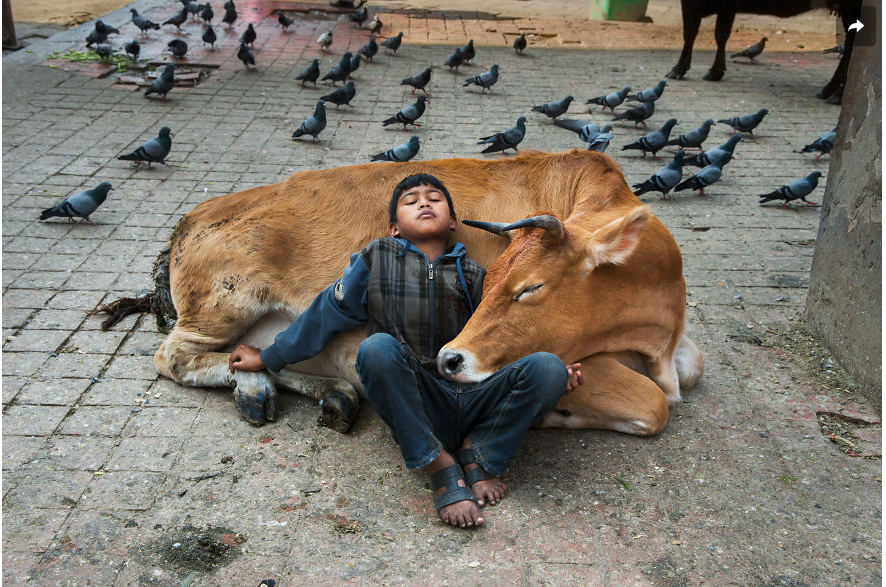
#> input picture test.png, 886 x 587 px
$ python face_detection.py
#> lines starting #> are read from the running program, lines starting #| are printed output that depends on the picture
### basic_editor.py
# AI Photo Editor — Phase 1
# Basic Editor: crop, resize, rotate, flip, brightness, contrast, blur, sharpen, grayscale

import cv2
import numpy as np
from pathlib import Path

PROJECT_ROOT = Path(__file__).resolve().parent

# ──────────────────────────────
# LOAD IMAGE
# ──────────────────────────────
def load_default_image(path=None):
    global img, original, h, w

    if path is None:
        path = PROJECT_ROOT / "test.png"

    img = cv2.imread(str(path))
    if img is None:
        print(f"Warning: default image not found at {path}.")
        original = None
        h = 0
        w = 0
        return None

    original = img.copy()
    h, w = img.shape[:2]
    return original

img = None
original = None
h = 0
w = 0
load_default_image()
#> in load_default_image, img is the input picture: shape (587, 886, 3); mean B, G, R 109.8, 120.2, 126.6


# PIPELINE STATE
# inital values for the trackbars

state = {
    "brightness": 100,
    "contrast":   10,
    "blur":       1,
    "sharpen":    0,
    "grayscale":  0,
    "scale":      100,
    "rotate":     0,
    "flip":       0,
    "crop_x":     0,
    "crop_y":     0,
    "crop_w":     w,
    "crop_h":     h,
}

def nothing(x):
    pass


# OPERATIONS

def apply_grayscale(image):
    gray = cv2.cvtColor(image, cv2.COLOR_BGR2GRAY)
    return cv2.cvtColor(gray, cv2.COLOR_GRAY2BGR)

def apply_brightness(image, val):
    actual   = val - 100
    hsv      = cv2.cvtColor(image, cv2.COLOR_BGR2HSV)
    hh, s, v = cv2.split(hsv)
    v        = cv2.add(v, actual)
    return cv2.cvtColor(cv2.merge([hh, s, v]), cv2.COLOR_HSV2BGR)

def apply_contrast(image, val):
    alpha = max(val / 10.0, 0.1)
    return cv2.convertScaleAbs(image, alpha=alpha, beta=0)

# [12 lines left out: functions apply_blur, apply_sharpen, not called in this run]

def apply_resize(image, scale):
    ih, iw = image.shape[:2]
    new_w  = max(1, int(iw * scale / 100))
    new_h  = max(1, int(ih * scale / 100))
    return cv2.resize(image, (new_w, new_h))

def apply_rotate(image, angle):
    if angle == 0: return image
    ih, iw = image.shape[:2]
    center = (iw // 2, ih // 2)
    matrix = cv2.getRotationMatrix2D(center, -angle, 1.0)
    return cv2.warpAffine(image, matrix, (iw, ih))

def apply_flip(image, mode):
    if   mode == 0: return image
    elif mode == 1: return cv2.flip(image, 1)
    elif mode == 2: return cv2.flip(image, 0)
    elif mode == 3: return cv2.flip(image, -1)

def apply_crop(image):
    ih, iw = image.shape[:2]
    x  = min(state["crop_x"], iw - 1)
    y  = min(state["crop_y"], ih - 1)
    cw = min(state["crop_w"], iw - x)
    ch = min(state["crop_h"], ih - y)
    if cw < 1: cw = 1
    if ch < 1: ch = 1
    return image[y:y+ch, x:x+cw]


# PIPELINE

def run_pipeline():
    if original is None:
        return None

    result = original.copy()

    result = apply_crop(result)
#> in apply_crop, `x  = min(state["crop_x"], iw - 1)`: x = 0
#> in apply_crop, `cw = min(state["crop_w"], iw - x)`: cw = 886
#> in apply_crop, `ch = min(state["crop_h"], ih - y)`: ch = 587
    result = apply_resize(result,     state["scale"])
    result = apply_rotate(result,     state["rotate"])
    result = apply_flip(result,       state["flip"])
    result = apply_brightness(result, state["brightness"])
#> in apply_brightness, `hsv      = cv2.cvtColor(image, cv2.COLOR_BGR2HSV)`: hsv: shape (587, 886, 3); mean H, S, V 42.9, 50.7, 130.6
#> in apply_brightness, `hh, s, v = cv2.split(hsv)`:
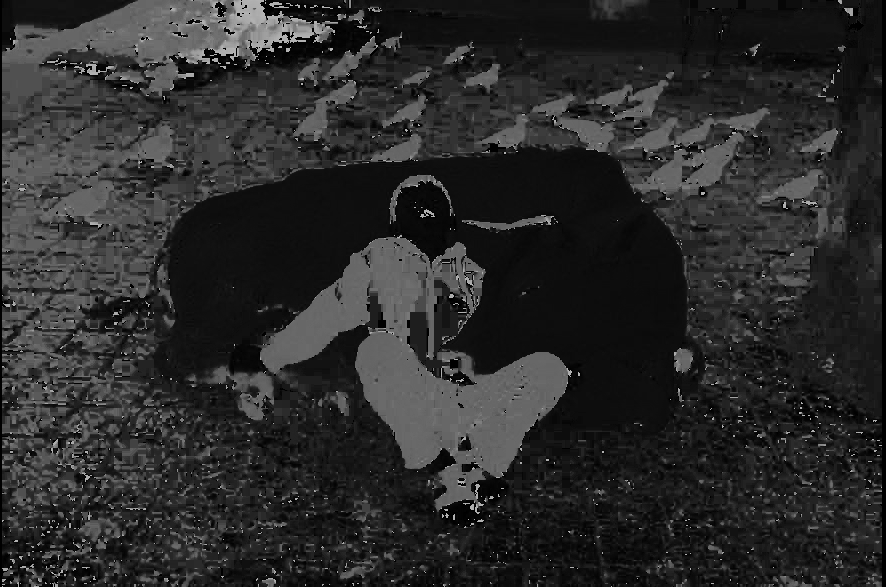
#> hh: shape (587, 886); min 0, max 179, mean 42.9
#> in apply_brightness, `hh, s, v = cv2.split(hsv)`:
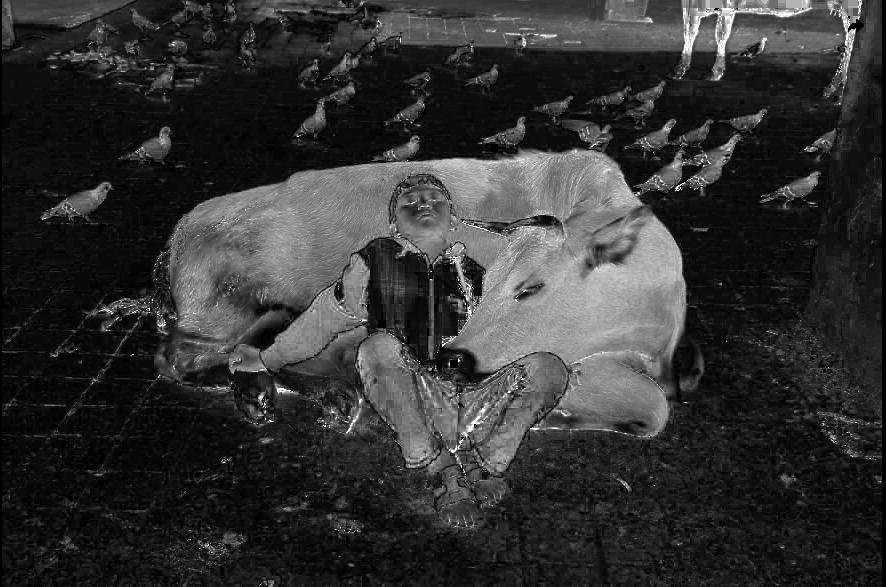
#> s: shape (587, 886); min 0, max 255, mean 50.7
#> in apply_brightness, `hh, s, v = cv2.split(hsv)`:
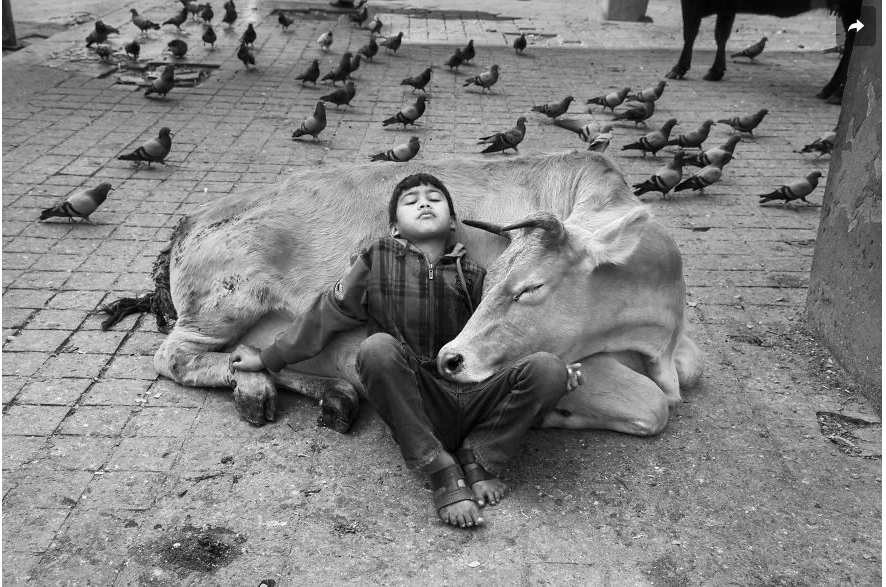
#> v: shape (587, 886); min 0, max 255, mean 130.6
    result = apply_contrast(result,   state["contrast"])
#> in detect_faces, `gray         = cv2.cvtColor(image, cv2.COLOR_BGR2GRAY)`:
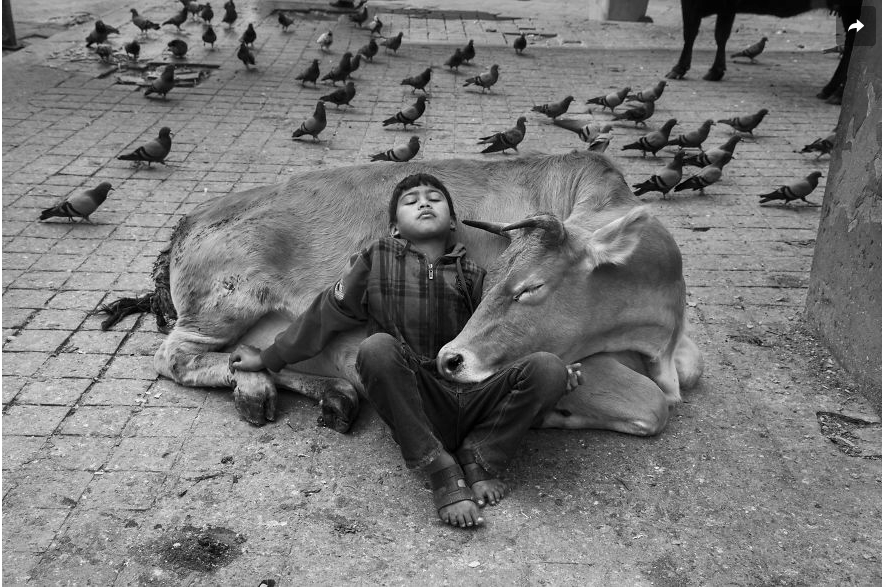
#> gray: shape (587, 886); min 0, max 255, mean 120.7
#> in detect_faces, `scale_factor = state["scale_factor_x10"] / 10.0`: scale_factor = 1.2
#> in detect_faces, `min_neighbors = max(1, state["min_neighbors"])`: min_neighbors = 5
#> in detect_faces, `faces = face_cascade.detectMultiScale( gray, scaleFactor  = scale_fact..`: faces = [[395, 177, 57, 57]]
#> in run_phase3_pipeline, `count  = len(faces)`: count = 1
#> in run_phase3_pipeline, `mode   = state["face_mode"]`: mode = 0

    if state["blur"] > 1:
        result = apply_blur(result, state["blur"])

    if state["sharpen"] == 1:
        result = apply_sharpen(result)

    if state["grayscale"] == 1:
        result = apply_grayscale(result)

    return result


# PREVIEW

def show_preview(result, win):
    if original is None or result is None:
        return

    display_h = 400
    oh, ow    = original.shape[:2]
#> oh = 587; ow = 886
    rh, rw    = result.shape[:2]
#> rh = 587; rw = 886

    left  = cv2.resize(original, (int(ow * display_h / oh), display_h))
    right = cv2.resize(result,   (int(rw * display_h / rh), display_h))

    cv2.putText(left,  "ORIGINAL", (10, 30), cv2.FONT_HERSHEY_SIMPLEX, 0.8, (0, 255, 0), 2)
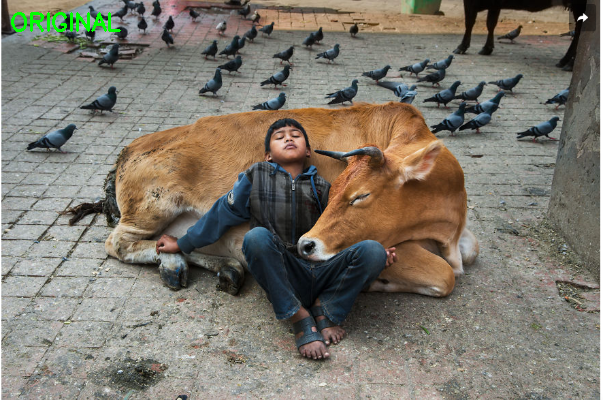
#> left: shape (400, 603, 3); mean B, G, R 109.2, 120.6, 126.1
    cv2.putText(right, "RESULT",   (10, 30), cv2.FONT_HERSHEY_SIMPLEX, 0.8, (0, 255, 0), 2)
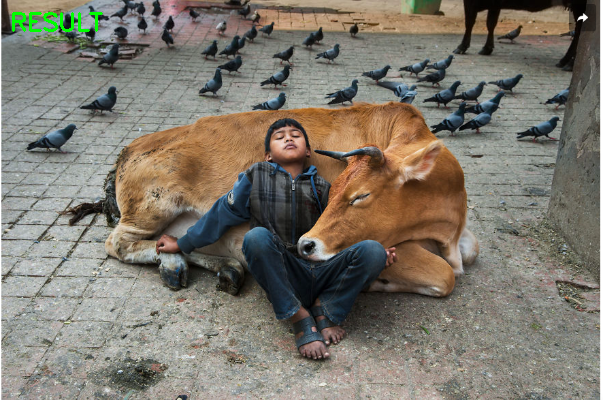
#> right: shape (400, 603, 3); mean B, G, R 108.9, 120.2, 125.9

    divider    = np.zeros((display_h, 3, 3), dtype=np.uint8)
    divider[:] = (0, 255, 0)

    cv2.imshow(win, np.hstack([left, divider, right]))
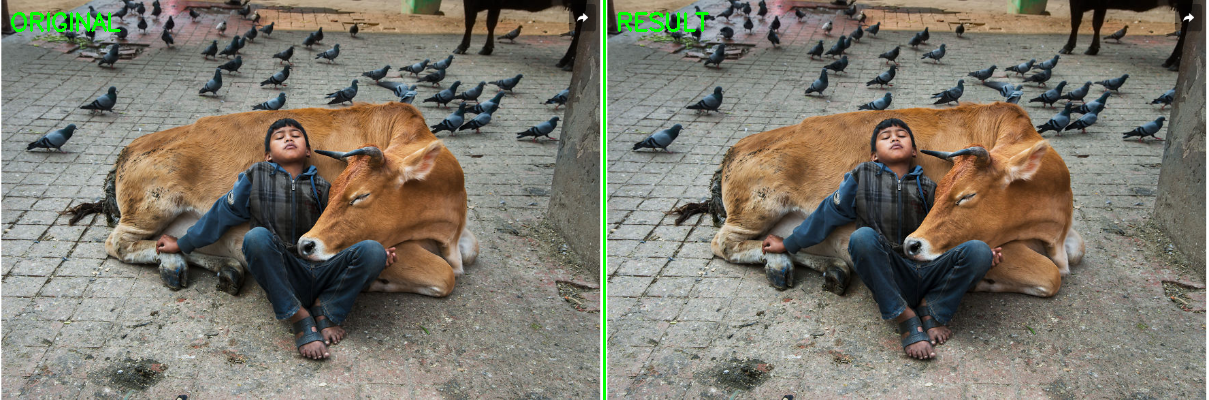
#> window 'Face Detection  |  S=Save  R=R': shape (400, 1209, 3); mean B, G, R 108.8, 120.7, 125.7


# MAIN — only runs when called directly

# [68 lines that do not run on import are left out]

### artistic_effects.py

# Artistic Effects: cartoon, sketch, color sketch, stylization, edges, emboss, sepia
#  we are Importing  Phase 1 pipeline from basic_editor.py

import cv2
import numpy as np
from basic_editor import original, h, w, state, run_pipeline, show_preview, nothing


state["cartoon"]      = 0
state["sketch_bw"]    = 0
state["sketch_color"] = 0
state["stylize"]      = 0
state["edges"]        = 0
state["emboss"]       = 0
state["sepia"]        = 0


# [68 lines left out: functions apply_cartoon, apply_sketch_bw, apply_sketch_color, apply_stylization, apply_edges, apply_emboss and 1 more, not called in this run]


def run_full_pipeline():
    result = run_pipeline()

    if state["cartoon"]      > 0: result = apply_cartoon(result,      state["cartoon"])
    if state["sketch_bw"]    > 0: result = apply_sketch_bw(result,    state["sketch_bw"])
    if state["sketch_color"] > 0: result = apply_sketch_color(result, state["sketch_color"])
    if state["stylize"]      > 0: result = apply_stylization(result,  state["stylize"])
    if state["edges"]        > 0: result = apply_edges(result,        state["edges"])
    if state["emboss"]       > 0: result = apply_emboss(result,       state["emboss"])
    if state["sepia"]        > 0: result = apply_sepia(result,        state["sepia"])

    return result


# [94 lines that do not run on import are left out]

### face_detection.py

# Face Detection: detect faces, count, bounding boxes, blur, pixelate, highlight
# Imports Phase 1 pipeline from basic_editor.py
# Imports Phase 2 pipeline from artistic_effects.py

import cv2
import numpy as np
from basic_editor     import original, h, w, state, show_preview, nothing
from artistic_effects import run_full_pipeline


face_cascade = cv2.CascadeClassifier(
    cv2.data.haarcascades + "haarcascade_frontalface_default.xml"
)


state["face_mode"]         = 0
state["min_neighbors"]     = 5
state["scale_factor_x10"]  = 12    # changed from 11 to 12 to avoid 1.0 crash


def detect_faces(image):
    gray         = cv2.cvtColor(image, cv2.COLOR_BGR2GRAY)
    scale_factor = state["scale_factor_x10"] / 10.0

    # fix — must always be greater than 1.0
    if scale_factor <= 1.0:
        scale_factor = 1.1

    min_neighbors = max(1, state["min_neighbors"])

    faces = face_cascade.detectMultiScale(
        gray,
        scaleFactor  = scale_factor,
        minNeighbors = min_neighbors,
        minSize      = (30, 30)
    )
    return faces if len(faces) > 0 else []


def draw_boxes(image, faces):
    result = image.copy()
    for (x, y, fw, fh) in faces:
        cv2.rectangle(result, (x, y), (x+fw, y+fh), (0, 255, 0), 2)
    return result


def blur_faces(image, faces):
    result = image.copy()
    for (x, y, fw, fh) in faces:
        roi                     = result[y:y+fh, x:x+fw]
        roi_blurred             = cv2.GaussianBlur(roi, (51, 51), 30)
        result[y:y+fh, x:x+fw] = roi_blurred
    return result


def pixelate_faces(image, faces):
    result = image.copy()
    for (x, y, fw, fh) in faces:
        roi       = result[y:y+fh, x:x+fw]
        pixel_size = 10
        small     = cv2.resize(roi, (pixel_size, pixel_size),
                               interpolation=cv2.INTER_LINEAR)
        pixelated = cv2.resize(small, (fw, fh),
                               interpolation=cv2.INTER_NEAREST)
        result[y:y+fh, x:x+fw] = pixelated
    return result


def highlight_faces(image, faces):
    darkened = cv2.convertScaleAbs(image, alpha=0.3, beta=0)
    result   = darkened.copy()
    for (x, y, fw, fh) in faces:
        result[y:y+fh, x:x+fw] = image[y:y+fh, x:x+fw]
        cv2.rectangle(result, (x, y), (x+fw, y+fh), (0, 255, 0), 2)
    return result

def draw_face_count(image, count):
    result = image.copy()
    cv2.putText(result, f"Faces: {count}", (10, 60),
                cv2.FONT_HERSHEY_SIMPLEX, 1.2, (0, 255, 0), 2)
    return result


def run_phase3_pipeline():
    result = run_full_pipeline()

    faces  = detect_faces(result)
    count  = len(faces)
    mode   = state["face_mode"]

    if   mode == 1: result = draw_boxes(result,      faces)
    elif mode == 2: result = blur_faces(result,       faces)
    elif mode == 3: result = pixelate_faces(result,   faces)
    elif mode == 4: result = highlight_faces(result,  faces)

    if mode > 0:
        result = draw_face_count(result, count)
        print(f"Faces detected: {count}", end="\r")

    return result


if __name__ == "__main__":

    WIN = "Face Detection  |  S=Save  R=Reset  Q=Quit"
    cv2.namedWindow(WIN)

    # phase 1 sliders
    cv2.createTrackbar("Grayscale 0/1",   WIN, 0,   1,   nothing)
    cv2.createTrackbar("Brightness",      WIN, 100, 200, nothing)
    cv2.createTrackbar("Contrast",        WIN, 10,  40,  nothing)
    cv2.createTrackbar("Blur",            WIN, 1,   51,  nothing)
    cv2.createTrackbar("Sharpen  0/1",    WIN, 0,   1,   nothing)
    cv2.createTrackbar("Scale %",         WIN, 100, 300, nothing)
    cv2.createTrackbar("Rotate",          WIN, 0,   360, nothing)
    cv2.createTrackbar("Flip  0-3",       WIN, 0,   3,   nothing)
    cv2.createTrackbar("Crop X",          WIN, 0,   w-1, nothing)
    cv2.createTrackbar("Crop Y",          WIN, 0,   h-1, nothing)
    cv2.createTrackbar("Crop W",          WIN, w,   w,   nothing)
    cv2.createTrackbar("Crop H",          WIN, h,   h,   nothing)

    # phase 2 sliders
    cv2.createTrackbar("Cartoon   0-100", WIN, 0, 100, nothing)
    cv2.createTrackbar("Sketch BW 0-100", WIN, 0, 100, nothing)
    cv2.createTrackbar("Sketch CL 0-100", WIN, 0, 100, nothing)
    cv2.createTrackbar("Stylize   0-100", WIN, 0, 100, nothing)
    cv2.createTrackbar("Edges     0-100", WIN, 0, 100, nothing)
    cv2.createTrackbar("Emboss    0-100", WIN, 0, 100, nothing)
    cv2.createTrackbar("Sepia     0-100", WIN, 0, 100, nothing)

    # phase 3 sliders
    cv2.createTrackbar("Face Mode  0-4",  WIN, 0,  4,  nothing)
    cv2.createTrackbar("Min Neighbors",   WIN, 5,  20, nothing)
    cv2.createTrackbar("Scale x10",       WIN, 12, 20, nothing)  # default 12 not 11

    print("\n--- AI Photo Editor | Phase 3 ---")
    print("Face Mode:")
    print("  0 = off")
    print("  1 = bounding boxes")
    print("  2 = blur faces")
    print("  3 = pixelate faces")
    print("  4 = highlight faces")
    print("")
    print("Min Neighbors — higher = stricter, fewer false detections")
    print("Scale x10     — 12=1.2  15=1.5  (must stay above 10)")
    print("S=Save  |  R=Reset  |  Q=Quit")

    while True:

        # phase 1
        state["grayscale"]        = cv2.getTrackbarPos("Grayscale 0/1",   WIN)
        state["brightness"]       = cv2.getTrackbarPos("Brightness",      WIN)
        state["contrast"]         = cv2.getTrackbarPos("Contrast",        WIN)
        state["blur"]             = cv2.getTrackbarPos("Blur",            WIN)
        state["sharpen"]          = cv2.getTrackbarPos("Sharpen  0/1",    WIN)
        state["scale"]            = cv2.getTrackbarPos("Scale %",         WIN)
        state["rotate"]           = cv2.getTrackbarPos("Rotate",          WIN)
        state["flip"]             = cv2.getTrackbarPos("Flip  0-3",       WIN)
        state["crop_x"]           = cv2.getTrackbarPos("Crop X",          WIN)
        state["crop_y"]           = cv2.getTrackbarPos("Crop Y",          WIN)
        state["crop_w"]           = cv2.getTrackbarPos("Crop W",          WIN)
        state["crop_h"]           = cv2.getTrackbarPos("Crop H",          WIN)

        # phase 2
        state["cartoon"]          = cv2.getTrackbarPos("Cartoon   0-100", WIN)
        state["sketch_bw"]        = cv2.getTrackbarPos("Sketch BW 0-100", WIN)
        state["sketch_color"]     = cv2.getTrackbarPos("Sketch CL 0-100", WIN)
        state["stylize"]          = cv2.getTrackbarPos("Stylize   0-100", WIN)
        state["edges"]            = cv2.getTrackbarPos("Edges     0-100", WIN)
        state["emboss"]           = cv2.getTrackbarPos("Emboss    0-100", WIN)
        state["sepia"]            = cv2.getTrackbarPos("Sepia     0-100", WIN)

        # phase 3
        state["face_mode"]        = cv2.getTrackbarPos("Face Mode  0-4",  WIN)
        state["min_neighbors"]    = cv2.getTrackbarPos("Min Neighbors",   WIN)
        state["scale_factor_x10"] = cv2.getTrackbarPos("Scale x10",       WIN)

        result = run_phase3_pipeline()
        show_preview(result, WIN)

        key = cv2.waitKey(1) & 0xFF
#> (key q is pressed here)

        if key == ord('s'):
            cv2.imwrite("output_phase3.jpg", result)
            print("\nSaved as output_phase3.jpg")

        elif key == ord('r'):
            cv2.setTrackbarPos("Grayscale 0/1",   WIN, 0)
            cv2.setTrackbarPos("Brightness",      WIN, 100)
            cv2.setTrackbarPos("Contrast",        WIN, 10)
            cv2.setTrackbarPos("Blur",            WIN, 1)
            cv2.setTrackbarPos("Sharpen  0/1",    WIN, 0)
            cv2.setTrackbarPos("Scale %",         WIN, 100)
            cv2.setTrackbarPos("Rotate",          WIN, 0)
            cv2.setTrackbarPos("Flip  0-3",       WIN, 0)
            cv2.setTrackbarPos("Crop X",          WIN, 0)
            cv2.setTrackbarPos("Crop Y",          WIN, 0)
            cv2.setTrackbarPos("Crop W",          WIN, w)
            cv2.setTrackbarPos("Crop H",          WIN, h)
            cv2.setTrackbarPos("Cartoon   0-100", WIN, 0)
            cv2.setTrackbarPos("Sketch BW 0-100", WIN, 0)
            cv2.setTrackbarPos("Sketch CL 0-100", WIN, 0)
            cv2.setTrackbarPos("Stylize   0-100", WIN, 0)
            cv2.setTrackbarPos("Edges     0-100", WIN, 0)
            cv2.setTrackbarPos("Emboss    0-100", WIN, 0)
            cv2.setTrackbarPos("Sepia     0-100", WIN, 0)
            cv2.setTrackbarPos("Face Mode  0-4",  WIN, 0)
            cv2.setTrackbarPos("Min Neighbors",   WIN, 5)
            cv2.setTrackbarPos("Scale x10",       WIN, 12)  # reset to 12
            print("\nReset to defaults")

        elif key == ord('q'):
            break

    cv2.destroyAllWindows()
